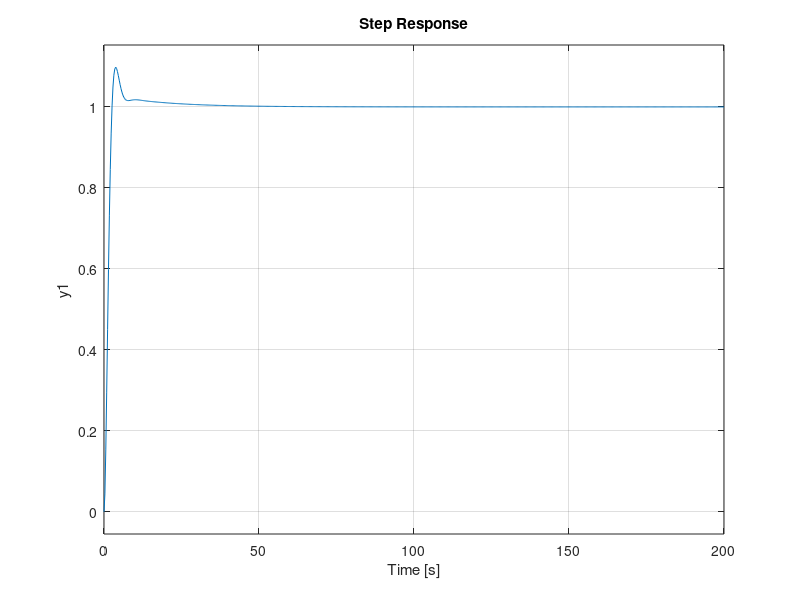
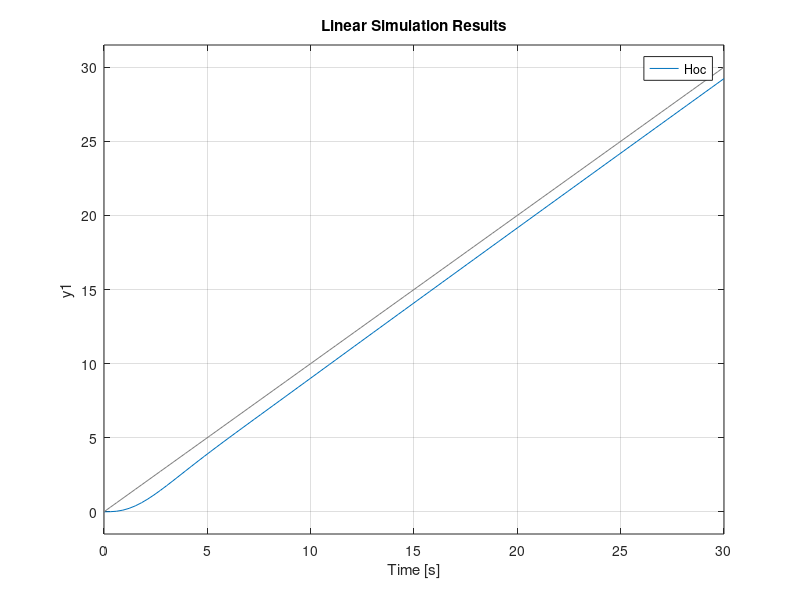
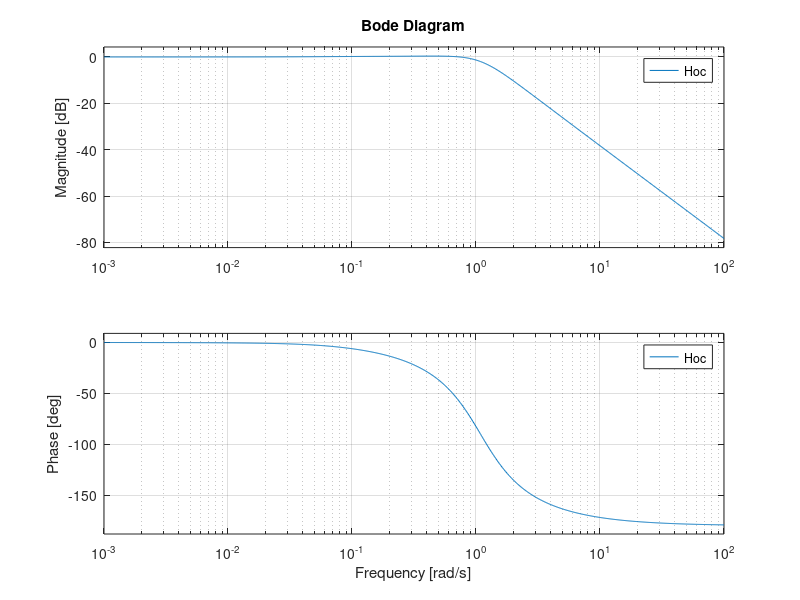

MATLAB code for these plots, in order:
Kf = 2;
Tf = 5;
deltastar = 0.1;
tsstar = 5.7;
cvstar = 1.5;
Hf = tf(Kf,[Tf 1 0]);
pcoverzc = 1.03;
deltathetac = pcoverzc-1;
delta2 = deltastar - deltathetac
epsilon = abs(log(delta2))/sqrt(pi^2+(log(delta2))^2)
wn = 4/epsilon/tsstar
deltawb = wn*sqrt(1-2*epsilon^2+sqrt(2-4*epsilon^2+4*epsilon^4))
cv2 = wn/2/epsilon
pc = deltathetac/(2*epsilon/wn-1/cvstar)
zc = pc/(1+deltathetac)
Hoc = tf(wn^2,[1 2*epsilon*wn wn^2])*tf([1 zc],[1 pc])*1.03;
Hoc
figure; step(Hoc)
ts = 6.71
overshoot = 9.81%
Hc = minreal(1/Hf*Hoc/(1-Hoc))
[num, den] = tfdata(Hc)
rNum = roots(num{1})
rDen = roots(den{1})
fprintf('        (%.2f s + 1)(%.2f s + 1)\n',1/-rNum(1),1/-rNum(2));
fprintf('Hc(s) = -------------------------\n');
fprintf('        (%.2f s + 1)(%.2f s + 1)\n\n',1/-rDen(1),1/-rDen(2));
fprintf('we use (T1s+1)(T2s+1) = (T1+T2)s+1 if T1>>T2\n\n')
fprintf('        (%.2f s + 1)(%.2f s + 1)\n',1/-rNum(1),1/-rNum(2));
fprintf('Hc(s) = -------------------------\n');
fprintf('               (%.2f s + 1)\n',1/-rDen(1)+1/-rDen(2));
Hc = tf([1/-rNum(1) 1],1)*tf([1/-rNum(2) 1],1)*tf(1,[1/-rDen(1)+1/-rDen(2) 1])
t = linspace(0,30);
figure; lsim(Hoc,t,t)
figure; bode(Hoc)
